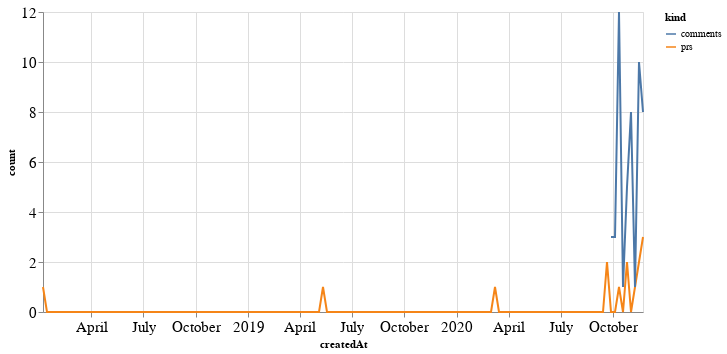

The notebook cell this image was saved under:
### Code cell
alt.Chart(total_time, width=600).mark_line().encode(
    x='createdAt',
    y='count',
    color='kind'
)

### Figure 1 — Vega-Lite specification as saved in the notebook (floating-point values rounded to 4 significant figures; data arrays with more than 128 entries replaced by an {"elided": "..."} marker saying what was removed)
{"config": {"axisLeft": {"labelFontSize": 15}, "axisBottom": {"labelFontSize": 15}}, "data": {"name": "data-1613b976b0a1f564495970b5ba532ebd"}, "mark": "line", "encoding": {"color": {"type": "nominal", "field": "kind"}, "x": {"type": "temporal", "field": "createdAt"}, "y": {"type": "quantitative", "field": "count"}}, "width": 600, "$schema": "https://vega.github.io/schema/vega-lite/v4.8.1.json", "datasets": {"data-1613b976b0a1f564495970b5ba532ebd": {"elided": "302 records"}}}
